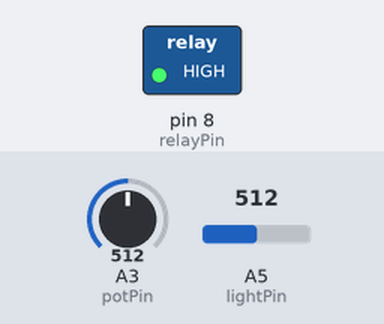
The sketch below on a simulated Arduino Uno, built with avr-gcc and run on an emulated ATmega328P. Parts: switched loads named in the sketch (green lamp = pin HIGH). The inputs (shaded band) are chosen by the test bench; at power-on: A3 (potPin) = 512, A5 (lightPin) = 512. Pins used as bus, display or sensor lines are not drawn.

Above: at 1.2 s.
1.3 s: A3 (potPin) set to 531
At 2.1 s:
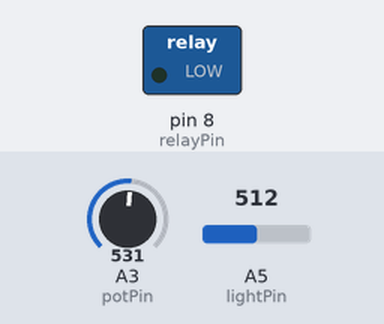
2.9 s: A3 (potPin) set to 511
At 3.4 s:
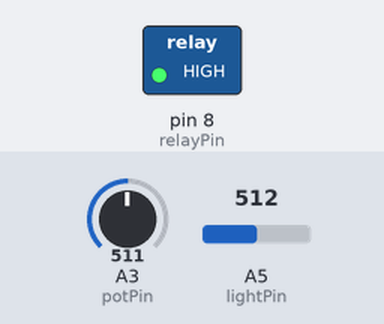
4.5 s: A3 (potPin) set to 716
At 5.9 s:
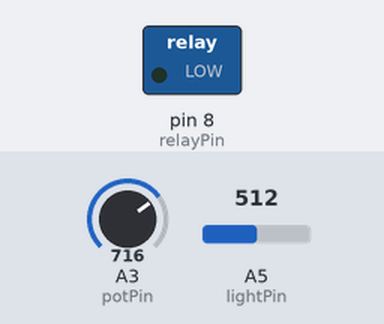
Timing chart, 0 to 7.5 s (numbered marks = the images above; inputs shaded):
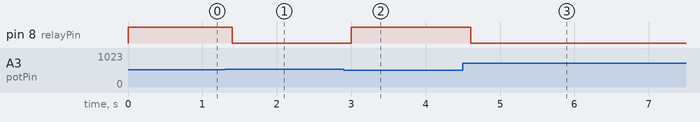

Measured:
- the behaviour switches between 512 and 513 on A3 (potPin) (found by bisection; images 0 and 1)
- after the input at 1.3 s, pin 8 (relayPin): HIGH → LOW after 0.10 s
- after the input at 2.9 s, pin 8 (relayPin): LOW → HIGH after 0.10 s
- after the input at 4.5 s, pin 8 (relayPin): HIGH → LOW after 0.11 s

The sketch:

PetFountain_withLightSensor_.ino
```cpp
int potPin = A3;   // select the input pin for the potentiometer
int lightPin = A5;
int powerPin = 10;
int relayPin = 8;

void setup() {
  pinMode(powerPin, OUTPUT);
  pinMode(relayPin, OUTPUT);
  digitalWrite(powerPin, HIGH);
  digitalWrite(relayPin, LOW);
}

void loop() {
  int lightPinVal = analogRead(lightPin);
  int potPinVal = analogRead(potPin);
  if (lightPinVal < potPinVal) {
    digitalWrite(relayPin, LOW);
  } else {
    digitalWrite(relayPin, HIGH);
  }
  delay(200);
}
```
